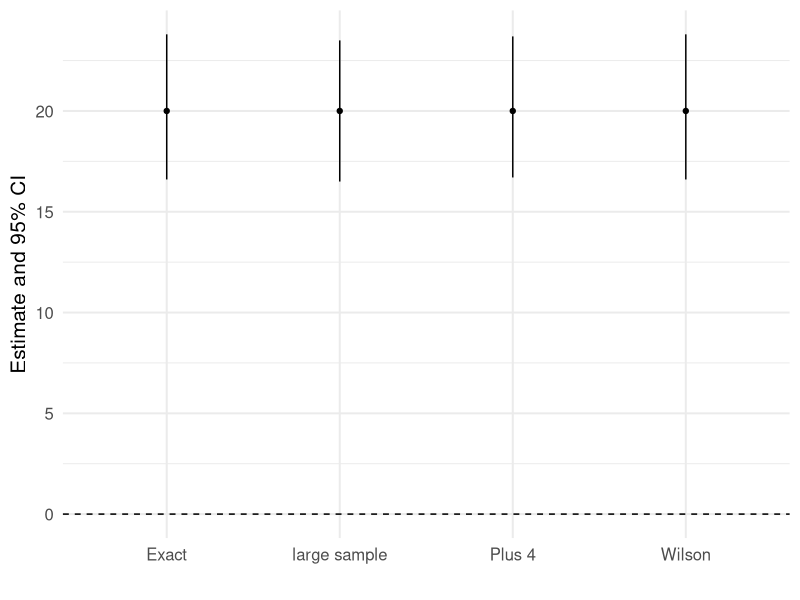
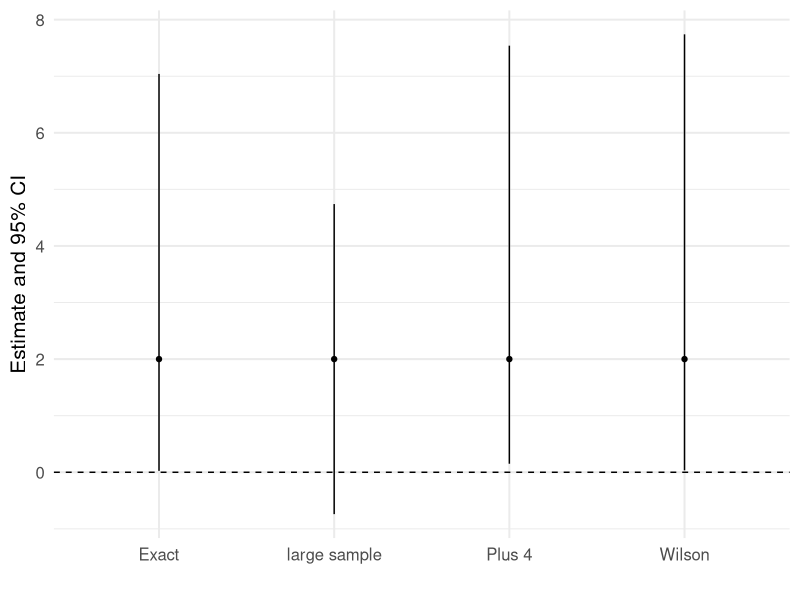

Write the R code that produced these figures, in order.
## ---- chunk 1
library(knitr) # for include_graphics() 
library(dplyr)
library(forcats)
library(readr)
library(ggplot2)
library(broom) 
library(tidyr)
library(ggplot2)
library(tibble)
## ---- chunk 2
p.hat <- 100/500 # estimate proportion
se <- sqrt(p.hat*(1-p.hat)/500) # standard error
c(p.hat - 1.96*se, p.hat + 1.96*se) # CI
## ---- chunk 3
binom.test(x = 100, n = 500, conf.level = 0.95)
## ---- chunk 4
prop.test(x = 100, n = 500, conf.level = 0.95)
## ---- chunk 5
p.tilde <- (100 + 2)/(500 + 4)
se <- sqrt(p.tilde*(1-p.tilde)/504) # standard error
c(p.tilde - 1.96*se, p.tilde + 1.96*se) # CI
## ---- chunk 6
# students, dont worry about this code
library(ggplot2)
library(tibble)
elderly_CIs <- tibble(method = c("large sample", "Exact", "Wilson", "Plus 4"),
       lower = c(16.5, 16.6, 16.6, 16.7),
       upper = c(23.5, 23.8, 23.8, 23.7),
       estimate = rep(20,4))

ggplot(data = elderly_CIs, 
       aes(x = method, y = estimate)) +
  geom_point() +
  geom_segment(aes(xend = method, y = lower, yend = upper)) +
  geom_hline(aes(yintercept = 0), lty = 2) +
  labs(y = "Estimate and 95% CI", x = "") +
  theme_minimal(base_size = 15)
## ---- chunk 7
p.hat <- 2/100 # estimate proportion
se <- sqrt(p.hat*(1-p.hat)/100) # standard error
c(p.hat - 1.96*se, p.hat + 1.96*se) # CI
## ---- chunk 8
p.tilde <- (2 + 2)/(100 + 4)
se <- sqrt(p.tilde*(1-p.tilde)/104) # standard error
c(p.tilde - 1.96*se, p.tilde + 1.96*se) # CI
## ---- chunk 9
binom.test(x = 2, n = 100, conf.level = 0.95)
## ---- chunk 10
prop.test(x = 2, n = 100, conf.level = 0.95)
## ---- chunk 11
# students, dont worry about this code
library(ggplot2)
library(tibble)
elderly_CIs <- tibble(method = c("large sample", "Exact", "Wilson", "Plus 4"),
       lower = c(-0.74, 0.024, 0.034, 0.15),
       upper = c(4.74, 7.04, 7.74, 7.54),
       estimate = rep(2,4))

ggplot(data = elderly_CIs, 
       aes(x = method, y = estimate)) +
  geom_point() +
  geom_segment(aes(xend = method, y = lower, yend = upper)) +
  geom_hline(aes(yintercept = 0), lty = 2) +
  labs(y = "Estimate and 95% CI", x = "") +
  theme_minimal(base_size = 15)
## ---- chunk 12
pnorm(q = 3.06413, lower.tail = F)
